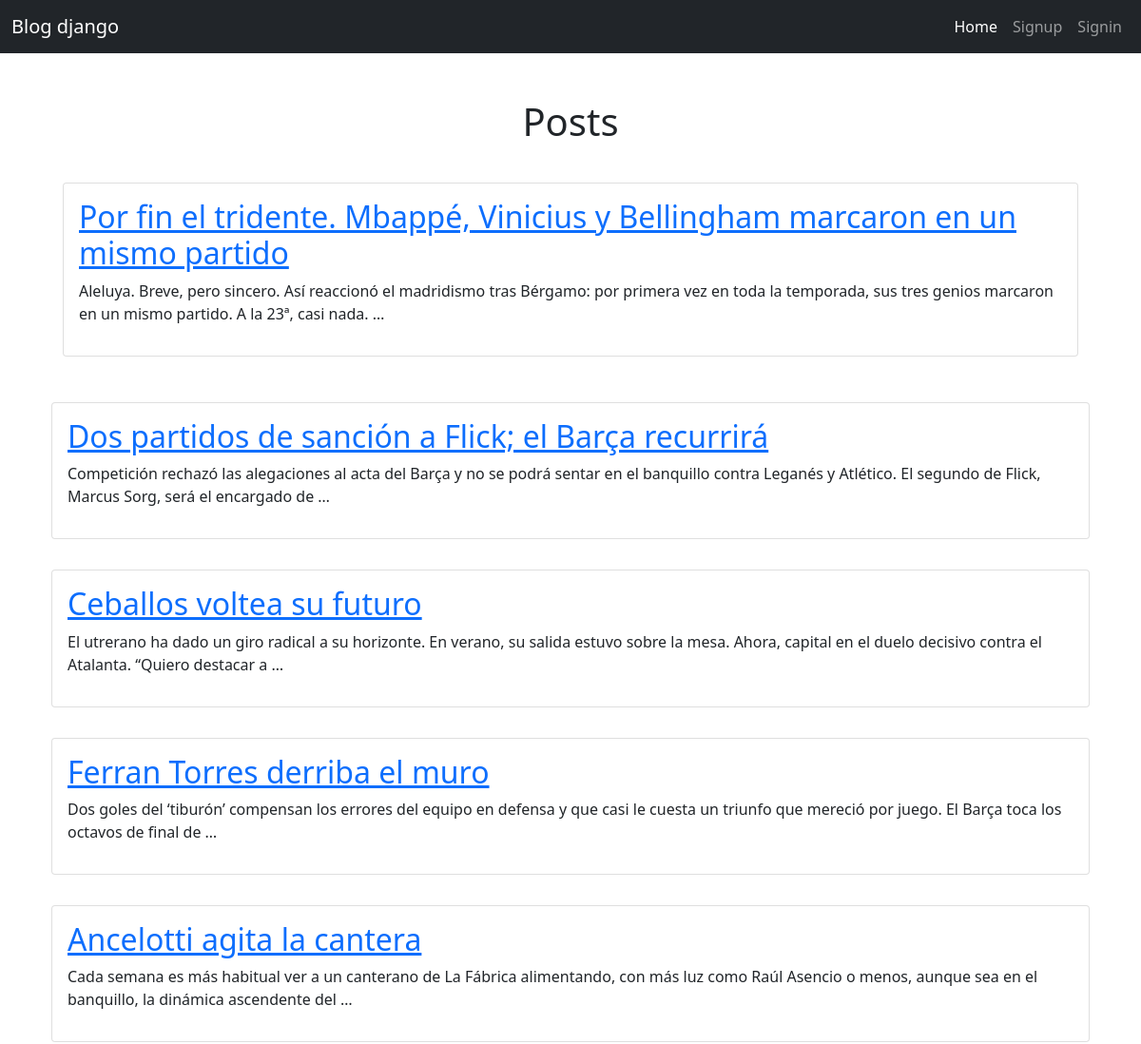
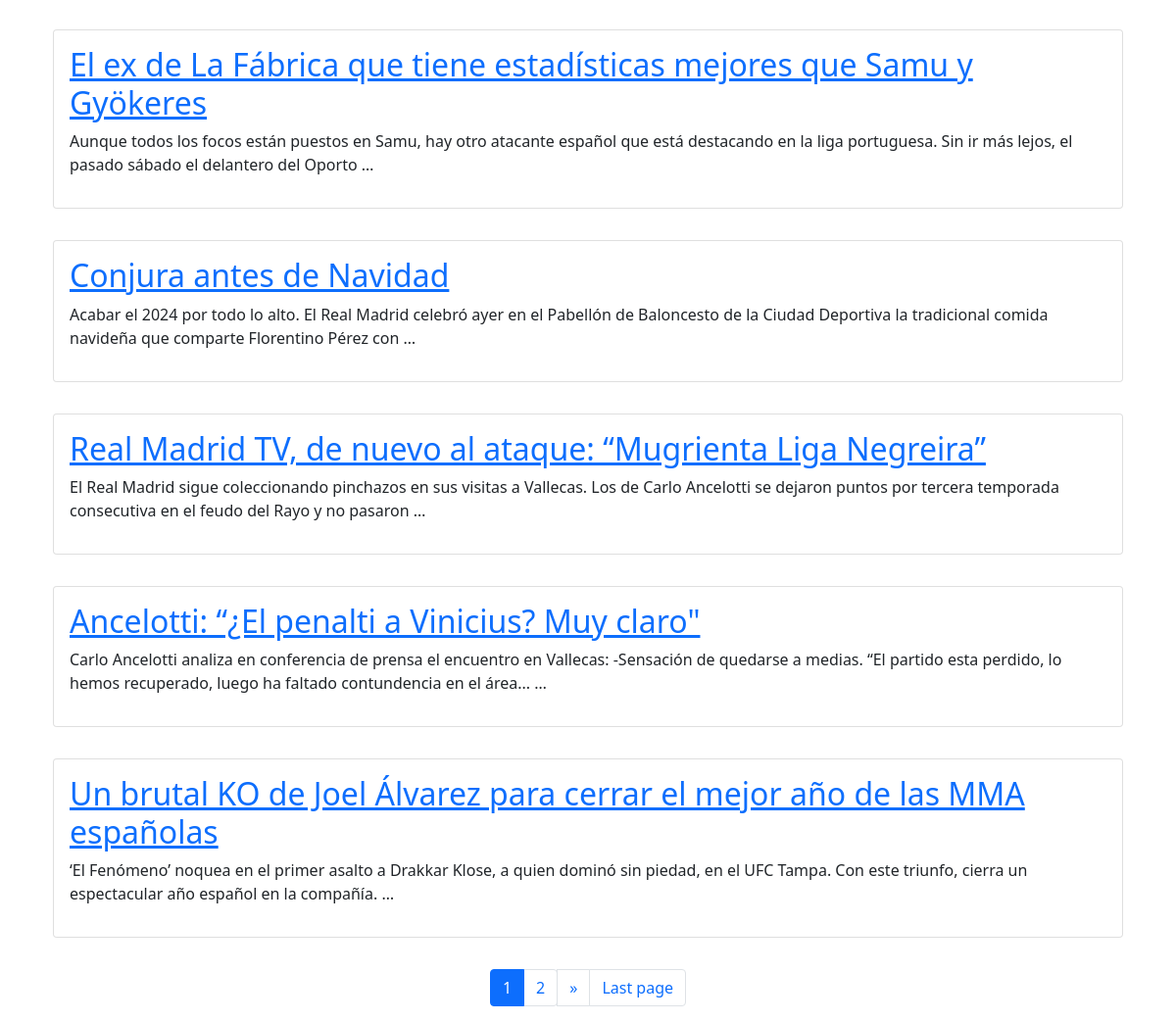
The page / on the database its author committed (2 pictures, top to bottom).
### posts/models.py (models this page shows, shortened)
class Post(models.Model):
    title = models.CharField(max_length=80)
    content = models.TextField(blank=True)
    created = models.DateTimeField(auto_now_add=True)
    likes = models.ManyToManyField(User, through="Like", related_name='post_likes', blank=True)

### posts/views.py (the view)
# urls.py: 2. Add a URL to urlpatterns:  path('', views.home, name='home')
def home(request):
    posts_list = Post.objects.all()
    paginator = Paginator(posts_list, 10)
    page = request.GET.get("page") or 1
    posts = paginator.get_page(page)
    current_page = int(page)
    pages = range(1, posts.paginator.num_pages + 1)
    for post in posts:
        if request.user in post.likes.all():
            post.likes_minus_one = post.likes.count() - 1
        else:
            post.likes_minus_one = post.likes.count()
    return render(request, 'home.html', {
        'posts': posts,
        'pages': pages,
        'current_page': current_page,
    })

### posts/templates/home.html (shortened to what this page needs)
{% extends 'index.html' %}
{% block content %}
<h1 class="text-center mt-5">Posts</h1>
<section class="container py-3">
    {% for post in posts %}
    <main class="container py-3">
        <section class="card card-body">
            <h2><a href="{% url 'post_detail' post.id %}">{{ post.title }}</a></h2>
            <p>{{ post.content|truncatewords:30 }}</p>
        </section>
    </main>
</section>
{% endfor %}
<div class="align-items-center d-flex justify-content-center">
    {% include 'paginator.html' %}
</div>
</div>
{% endblock %}
{% block script %}
{% load static %}
{% endblock %}

### rows shown on the page
Post: title "Por fin el tridente. Mbappé, Vinicius y Bellingham marcaron en un mismo partido", content "Aleluya. Breve, pero sincero. Así reaccionó el madridismo tras Bérgamo: por primera vez en toda la temporada, sus tres genios marcaron en un mismo partido. A la 23ª, casi nada. …"
Post: title "Dos partidos de sanción a Flick; el Barça recurrirá", content "Competición rechazó las alegaciones al acta del Barça y no se podrá sentar en el banquillo contra Leganés y Atlético. El segundo de Flick, Marcus Sorg, será el encargado de …"
Post: title "Ceballos voltea su futuro", content "El utrerano ha dado un giro radical a su horizonte. En verano, su salida estuvo sobre la mesa. Ahora, capital en el duelo decisivo contra el Atalanta. “Quiero destacar a …"
Post: title "Ferran Torres derriba el muro", content "Dos goles del ‘tiburón’ compensan los errores del equipo en defensa y que casi le cuesta un triunfo que mereció por juego. El Barça toca los octavos de final de …"
Post: title "Ancelotti agita la cantera", content "Cada semana es más habitual ver a un canterano de La Fábrica alimentando, con más luz como Raúl Asencio o menos, aunque sea en el banquillo, la dinámica ascendente del …"
Post: title "El ex de La Fábrica que tiene estadísticas mejores que Samu y Gyökeres", content "Aunque todos los focos están puestos en Samu, hay otro atacante español que está destacando en la liga portuguesa. Sin ir más lejos, el pasado sábado el delantero del Oporto …"
Post: title "Conjura antes de Navidad", content "Acabar el 2024 por todo lo alto. El Real Madrid celebró ayer en el Pabellón de Baloncesto de la Ciudad Deportiva la tradicional comida navideña que comparte Florentino Pérez con …"
Post: title "Real Madrid TV, de nuevo al ataque: “Mugrienta Liga Negreira”", content "El Real Madrid sigue coleccionando pinchazos en sus visitas a Vallecas. Los de Carlo Ancelotti se dejaron puntos por tercera temporada consecutiva en el feudo del Rayo y no pasaron …"
Post: title "Ancelotti: “¿El penalti a Vinicius? Muy claro\"", content "Carlo Ancelotti analiza en conferencia de prensa el encuentro en Vallecas: -Sensación de quedarse a medias. “El partido esta perdido, lo hemos recuperado, luego ha faltado contundencia en el área... …"
Post: title "Un brutal KO de Joel Álvarez para cerrar el mejor año de las MMA españolas", content "‘El Fenómeno’ noquea en el primer asalto a Drakkar Klose, a quien dominó sin piedad, en el UFC Tampa. Con este triunfo, cierra un espectacular año español en la compañía. …"

### other values the page prints
{{ page }} "1" "2"
